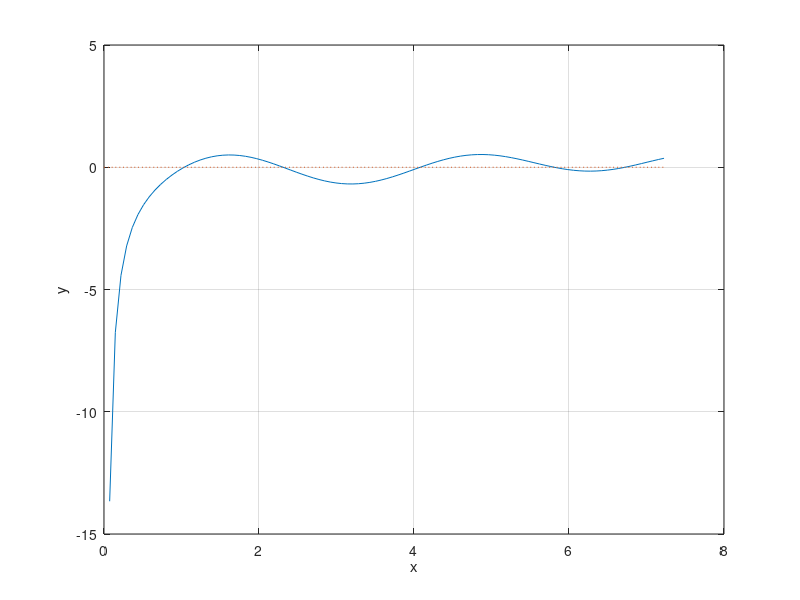

Recreate this plot in MATLAB. (Note: this script raises an error after producing the figure.)
clc, close all
clear

%
a = 0;
b = 2.3*pi;
m = 100;

x = linspace(a,b,m);
f = 'sin(x).^2 + cos(x)/2 - cos(x)./x - 1/2';

plot(x,eval(f),x,0*x,':');
xlabel('x'); ylabel('y');
grid on;
z = ginput(1);
[zr,fr] = fzero(f,z(1));
disp(zr);
hold on;
plot(zr,fr,'r*',z(1),z(2),'g*');
hold off;